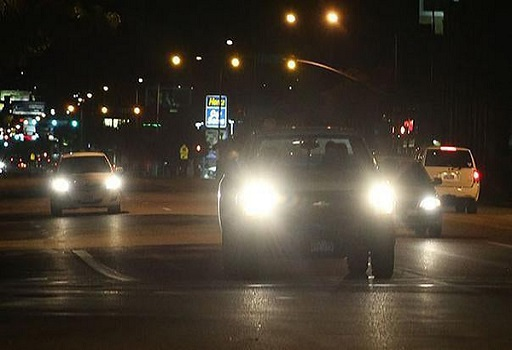
#> input picture Image/are-blue-light-blocking-glasses-good-for-night-driving_512x350.jpg, 512 x 350 px
$ jupyter execute TryLightDetection01.ipynb
#> lines starting #> are read from the running program, lines starting #| are printed output that depends on the picture; after the words box and inside, x2 and y2 are one past the last pixel; in counts of white or black regions, pixels touching at a corner belong together
[cell 1]
import PIL as pil
from matplotlib import pyplot as plt
import numpy as np
import math
from datetime import datetime
import cv2

[cell 2]
def img2array(img):
    nrow = img.size[1]
    ncol = img.size[0]
    img_map = img.load()
    myarray = np.zeros([nrow,ncol,3], dtype=np.uint8)
    for i in range(nrow):
        for j in range(ncol):
            myarray[i,j,0] = img_map[j,i][0]
            myarray[i,j,1] = img_map[j,i][1]
            myarray[i,j,2] = img_map[j,i][2]
    return myarray

def rgb2gray(rgb):

    r, g, b = rgb[:,:,0], rgb[:,:,1], rgb[:,:,2]
    gray = 0.2989 * r + 0.5870 * g + 0.1140 * b

    return gray

def imgthreshold(gray, thres):
    nrow = gray.shape[0]
    ncol = gray.shape[1]
    output = np.zeros([nrow,ncol], dtype=np.uint8)
    for i in range(nrow):
        for j in range(ncol):
            if gray[i,j] > thres:
                output[i,j] = 255
    return output

# Try to get the rectangle surrounding the objects
def getRecs(thresimg, max_obj_width, max_obj_height):

    x, y = [], []
    minx = []
    maxx = []
    miny = []
    maxy = []

    nR, nC = thresimg.shape

#     print("nR: ", nR)
#     print("nC: ", nC)

    for i in range(nR):
        for j in range(nC):
            if np.abs(thresimg[i,j]) > 200:
                x.append(j)
                y.append(i)

#     print("len(x): ", len(x))


    tmpx = np.copy(x)
    tmpy = np.copy(y)

    count = 1

    while len(tmpx)>0:
    # for k in range(1):

#         print("count: ", count)

        current_maxx = tmpx[0]
        current_maxy = tmpy[0]
        current_minx = tmpx[0]
        current_miny = tmpy[0]

        current_x = tmpx[0]
        current_y = tmpy[0]

# [6 lines of commented-out code are left out]
        j_max = min (nC, current_x + int(max_obj_width/2)) - current_x
        for j in range(j_max):
            isfound = 0
            for i in range(-int(max_obj_height/2),int(max_obj_height/2)):
                if current_y + i >= 0 and current_y + i < nR and thresimg[current_y + i, current_x + j] > 200:
                    isfound = 1
                    break
            if isfound == 0:
#                 print("j: ", j)
                current_maxx = current_maxx + j
                break
            elif isfound == 1 and j == j_max - 1:
#                 print("j: ", j)
                current_maxx = current_maxx + j


        # get the min x
        j_max = current_x - max(0, current_x - int(max_obj_width/2))
        for j in range(j_max):
            isfound = 0
            for i in range(-int(max_obj_height/2),int(max_obj_height/2)):
                if current_y + i >= 0 and current_y + i < nR and thresimg[current_y + i, current_x - j] > 200:
                    isfound = 1
                    break
            if isfound == 0:
#                 print("j: ", j)
                current_minx = current_minx - j
                break
            elif isfound == 1 and j == j_max - 1:
#                 print("j: ", j)
                current_minx = current_minx - j


        # get the maxy
        i_max = min(nR, current_y + int(max_obj_height/2)) - current_y
        for i in range(i_max):
            isfound = 0
            for j in range(-int(max_obj_width/2),int(max_obj_width/2)):
                if  current_x + j >= current_minx and current_x + j < current_maxx and thresimg[current_y + i, current_x + j] > 200:
                    isfound = 1
                    break
            if isfound == 0:
#                 print("i: ", i)
                current_maxy = current_maxy + i
                break
            elif isfound == 1 and i == i_max - 1:
#                 print("i: ", i)
                current_maxy = current_maxy + i


        # get the miny
        i_max = current_y - max(0, current_y - int(max_obj_height/2))
        for i in range(i_max):
            isfound = 0
            for j in range(-int(max_obj_width/2),int(max_obj_width/2)):
                if current_x + j >= current_minx and current_x + j < current_maxx and thresimg[current_y - i, current_x + j] > 200:
                    isfound = 1
                    break
            if isfound == 0:
#                 print("i: ", i)
                current_miny = current_miny - i
                break
            elif isfound == 1 and i == int(max_obj_height/2) - 1:
#                 print("i: ", i)
                current_miny = current_miny - i


# [4 lines of commented-out code are left out]

        minx.append(current_minx)
        maxx.append(current_maxx)
        miny.append(current_miny)
        maxy.append(current_maxy)

        # Remove the current object
        newx = []
        newy = []

        for i in range(len(tmpx)):
            if tmpx[i] > current_maxx or tmpx[i] < current_minx or tmpy[i] > current_maxy or tmpy[i] < current_miny:
                newx.append(tmpx[i])
                newy.append(tmpy[i])

        tmpx = newx
        tmpy = newy

#         print("new len: ", len(newx))
        count = count + 1


# plt.imshow(orig1_rgb)
# plt.autoscale(False)
# plt.plot(x,y, 'ro')

    return minx, maxx, miny, maxy

def filterUsingWidthHeightRatio(minx, maxx, miny, maxy, ratio_min, ratio_max):
    outminx = []
    outmaxx = []
    outminy = []
    outmaxy = []

    for i in range(len(minx)):
        deltax = maxx[i] - minx[i]
        deltay = maxy[i] - miny[i]
        if deltax/deltay > ratio_min and deltax/deltay < ratio_max:
            outminx.append(minx[i])
            outmaxx.append(maxx[i])
            outminy.append(miny[i])
            outmaxy.append(maxy[i])


    return outminx, outmaxx, outminy, outmaxy

def filterUsingSize(minx, maxx, miny, maxy, thres_size):
    outminx = []
    outmaxx = []
    outminy = []
    outmaxy = []

    for i in range(len(minx)):
        deltax = maxx[i] - minx[i]
        deltay = maxy[i] - miny[i]
        if deltax > thres_size or deltay > thres_size:
            outminx.append(minx[i])
            outmaxx.append(maxx[i])
            outminy.append(miny[i])
            outmaxy.append(maxy[i])


    return outminx, outmaxx, outminy, outmaxy

def couplingLightCandidates(minx, maxx, miny, maxy, diffy_tol):
    not_coupling = []
    coupling_list = []
    for i in range(len(minx)):
        not_coupling.append(i)

    while len(not_coupling) > 1:
        target_idx = not_coupling[0]
        caldidate_idx = not_coupling[1]
        couple_idx  = caldidate_idx
        targetmidy = (maxy[target_idx] + miny[target_idx])/2
        caldidatemidy = (maxy[caldidate_idx] + miny[caldidate_idx])/2
        diffy = abs(caldidatemidy - targetmidy)
#         print("target_idx: ", target_idx)
#         print("caldidate_idx: ", couple_idx)
#         print("diffy: ", diffy)
        if len(not_coupling) > 2:
            for j in range(2,len(not_coupling)):
                caldidate_idx = not_coupling[j]
                caldidatemidy = (maxy[caldidate_idx] + miny[caldidate_idx])/2
# [4 lines of commented-out code are left out]
                if abs(caldidatemidy - targetmidy) < diffy:
                    diffy = abs(caldidatemidy - targetmidy)
                    couple_idx = caldidate_idx

        new_not_coupling = []

        if diffy > diffy_tol:
            for j in range(len(not_coupling)):
                if not_coupling[j] != target_idx:
                    new_not_coupling.append(not_coupling[j])
        else:
            coupling_list.append((target_idx, couple_idx))
            for j in range(len(not_coupling)):
                if not_coupling[j] != target_idx  and not_coupling[j] != couple_idx:
                    new_not_coupling.append(not_coupling[j])


        not_coupling = new_not_coupling


    return coupling_list

def getCouplingList(myminx, mymaxx, myminy, mymaxy, mycoupling_list, y_tol, y_ratmin, y_ratmax, x_ratmin, x_ratmax):
    outputCouplingList = []
    for i in range(len(mycoupling_list)):
        target_idx, couple_idx = mycoupling_list[i]
        print( target_idx , " " , couple_idx)
        targetmidy = (mymaxy[target_idx] + myminy[target_idx])/2
        couplemidy = (mymaxy[couple_idx] + myminy[couple_idx])/2
        diffy = abs(couplemidy - targetmidy)
        targetdeltax = mymaxx[target_idx] - myminx[target_idx]
        coupledeltax = mymaxx[couple_idx] - myminx[couple_idx]
        targetdeltay = mymaxy[target_idx] - myminy[target_idx]
        coupledeltay = mymaxy[couple_idx] - myminy[couple_idx]
        print("targetmaxy: ", mymaxy[target_idx])
        print("targetminy: ", myminy[target_idx])
        print("couplemaxy: ", mymaxy[couple_idx])
        print("coupleminy: ", myminy[couple_idx])
        print("diffy: ", diffy)
        print("targetdeltax: ", targetdeltax)
        print("targetdeltay: ", targetdeltay)
        print("coupledeltax: ", coupledeltax)
        print("coupledeltay: ", coupledeltay)

        if diffy < y_tol and coupledeltax/targetdeltax > x_ratmin and coupledeltax/targetdeltax < x_ratmax and coupledeltay/targetdeltay > y_ratmin and coupledeltay/targetdeltay < y_ratmax:
            outputCouplingList.append(mycoupling_list[i])

    return outputCouplingList

def getCoupleRecs(myminx, mymaxx, myminy, mymaxy, mycoupling_list):
    outminx = []
    outmaxx = []
    outminy = []
    outmaxy = []
    for i in range(len(mycoupling_list)):
        target_idx, couple_idx = mycoupling_list[i]
        outminx.append(min(myminx[target_idx], myminx[couple_idx]))
        outmaxx.append(max(mymaxx[target_idx], mymaxx[couple_idx]))
        outminy.append(min(myminy[target_idx], myminy[couple_idx]))
        outmaxy.append(max(mymaxy[target_idx], mymaxy[couple_idx]))

    return outminx, outmaxx, outminy, outmaxy

[cell 3]
orig1 = cv2.imread("../Image/are-blue-light-blocking-glasses-good-for-night-driving_512x350.jpg")
#> orig1 is the input picture: shape (350, 512, 3); mean B, G, R 46.4, 57.7, 66
orig1_rgb = cv2.cvtColor(orig1, cv2.COLOR_BGR2RGB)

plt.imshow(orig1_rgb)

[cell 4]
grayscale = cv2.cvtColor(orig1_rgb, cv2.COLOR_RGB2GRAY)
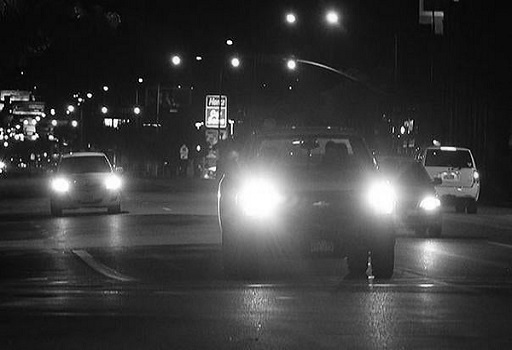
#> grayscale: shape (350, 512); min 0, max 255, mean 58.9
plt.imshow(grayscale, cmap='gray')

[cell 5]
dst = cv2.calcHist(grayscale, [0], None, [256], [0,256])
#> dst = 256 values, max 74 at index 13, min 0 at index 0, mean 2

plt.hist(grayscale.ravel(),256,[0,256])
plt.title('Histogram for gray scale image')
plt.show()
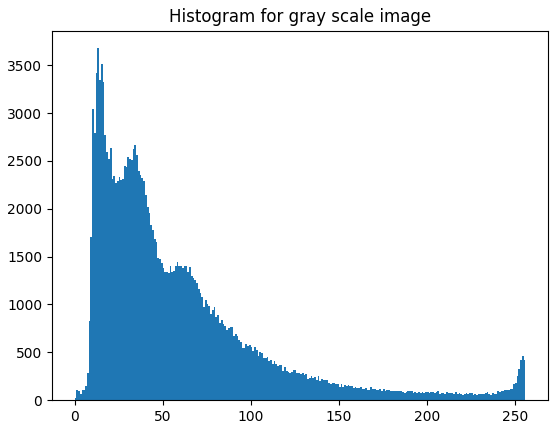
#> figure drawn by matplotlib, 1 panel; tallest bar 3678 high, from x = 13 to 14

[cell 6]
# Get the light using threshold
grayscale.shape
#> Out = (350, 512)

[cell 7]
thresimg = imgthreshold(grayscale, 240)
#> after the loop in imgthreshold, `for i in range(nrow):`:
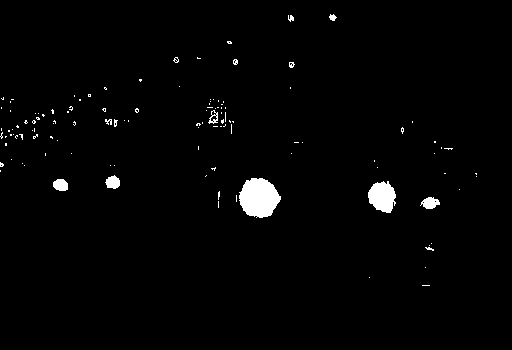
#> output: shape (350, 512); 1.7% white; 120 white regions (108 under 20 px), largest, box (x1, y1, x2, y2) and area: (239, 178, 281, 218) 1239, (368, 181, 396, 213) 653, (420, 197, 440, 209) 158
plt.imshow(thresimg, cmap='gray')

[cell 8]
# Finding the squares
myminx, mymaxx, myminy, mymaxy = getRecs(thresimg, 80, 80)
#> myminx = 100 values, max 474 at index 82, min 0 at index 57, mean 181.2; mymaxx = 100 values, max 477 at index 82, min 4 at index 13, mean 189.3; myminy = 100 values, max 284 at index 99, min 13 at index 0, mean 134.3; mymaxy = 100 values, max 286 at index 99, min 21 at index 0, mean 139.6
# filter using ratio
myminx, mymaxx, myminy, mymaxy = filterUsingWidthHeightRatio(myminx, mymaxx, myminy, mymaxy, 0.7, 1.3)
#> the loop in filterUsingWidthHeightRatio, `for i in range(len(minx)):` made 100 passes
#> (deltax, deltay) on passes 1 to 11: (9, 8), (7, 8), (6, 4), (8, 7), (5, 3), (6, 7), (7, 7), (8, 4), (8, 2), (11, 4), (7, 3)
#> deltax on pass 12: 4
# filter using size
myminx, mymaxx, myminy, mymaxy = filterUsingSize(myminx, mymaxx, myminy, mymaxy, 10)
#> the loop in filterUsingSize, `for i in range(len(minx)):` made 36 passes
# Coupling the

[cell 9]
import matplotlib
f, axarr = plt.subplots(1,1, figsize=(20, 20))
axarr.imshow(orig1_rgb)
for i in range(len(myminx)):
    current_minx = myminx[i]
    current_maxx = mymaxx[i]
    current_miny = myminy[i]
    current_maxy = mymaxy[i]
    delta_x = current_maxx - current_minx
    delta_y = current_maxy - current_miny
    axarr.add_patch( matplotlib.patches.Rectangle((current_minx, current_miny), delta_x, delta_y, fc ='none', ec='g', lw = 2))
#> this loop made 5 passes
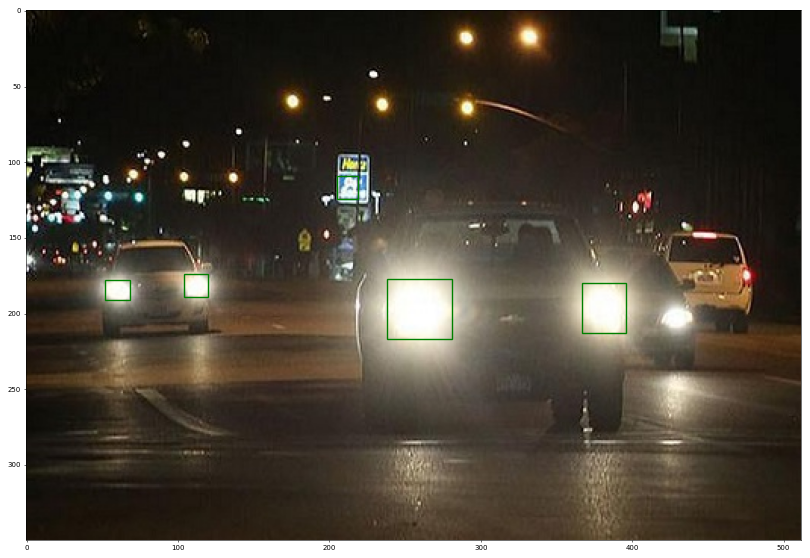
#> figure drawn by matplotlib, 1 panel

[cell 10]
# Finding the squares
myminx, mymaxx, myminy, mymaxy = getRecs(thresimg, 80, 80)

[cell 11]
import matplotlib
f, axarr = plt.subplots(1,1, figsize=(20, 20))
axarr.imshow(orig1_rgb)
for i in range(len(myminx)):
    current_minx = myminx[i]
    current_maxx = mymaxx[i]
    current_miny = myminy[i]
    current_maxy = mymaxy[i]
    delta_x = current_maxx - current_minx
    delta_y = current_maxy - current_miny
    axarr.add_patch( matplotlib.patches.Rectangle((current_minx, current_miny), delta_x, delta_y, fc ='none', ec='g', lw = 2))
#> this loop made 100 passes

[cell 12]
# Finding the squares
myminx, mymaxx, myminy, mymaxy = getRecs(thresimg, 80, 80)
# filter using ratio
myminx, mymaxx, myminy, mymaxy = filterUsingWidthHeightRatio(myminx, mymaxx, myminy, mymaxy, 0.7, 1.3)
#> the loop in filterUsingWidthHeightRatio (call 2), `for i in range(len(minx)):` made 100 passes
# filter using size
myminx, mymaxx, myminy, mymaxy = filterUsingSize(myminx, mymaxx, myminy, mymaxy, 10)
#> the loop in filterUsingSize (call 2), `for i in range(len(minx)):` made 36 passes

[cell 13]
import matplotlib
f, axarr = plt.subplots(1,1, figsize=(20, 20))
axarr.imshow(orig1_rgb)
for i in range(len(myminx)):
    current_minx = myminx[i]
    current_maxx = mymaxx[i]
    current_miny = myminy[i]
    current_maxy = mymaxy[i]
    delta_x = current_maxx - current_minx
    delta_y = current_maxy - current_miny
    axarr.add_patch( matplotlib.patches.Rectangle((current_minx, current_miny), delta_x, delta_y, fc ='none', ec='g', lw = 2))

[cell 14]
# Get the coupling candidate
mycoupling_list = couplingLightCandidates(myminx, mymaxx, myminy, mymaxy, 20)
#> the loop in couplingLightCandidates, `for i in range(len(minx)):` made 5 passes
#> the loop in couplingLightCandidates, `while len(not_coupling) > 1:` made 3 passes
# Validate using rules
getCouplingList(myminx, mymaxx, myminy, mymaxy, mycoupling_list, 20, 0.3, 1.8, 0.3, 1.8)
#> the loop in getCouplingList, `for i in range(len(mycoupling_list)):` made 2 passes
#> (printed output is left out)
#> Out = [(1, 3), (2, 4)]

[cell 15]
coupleminx, couplemaxx, coupleminy, couplemaxy = getCoupleRecs(myminx, mymaxx, myminy, mymaxy, mycoupling_list)
#> the loop in getCoupleRecs, `for i in range(len(mycoupling_list)):` made 2 passes

[cell 16]
import matplotlib
f, axarr = plt.subplots(1,1, figsize=(20, 20))
axarr.imshow(orig1_rgb)
for i in range(len(coupleminx)):
    current_minx = coupleminx[i]
    current_maxx = couplemaxx[i]
    current_miny = coupleminy[i]
    current_maxy = couplemaxy[i]
    delta_x = current_maxx - current_minx
    delta_y = current_maxy - current_miny
    axarr.add_patch( matplotlib.patches.Rectangle((current_minx, current_miny), delta_x, delta_y, fc ='none', ec='g', lw = 2))
#> this loop made 2 passes
